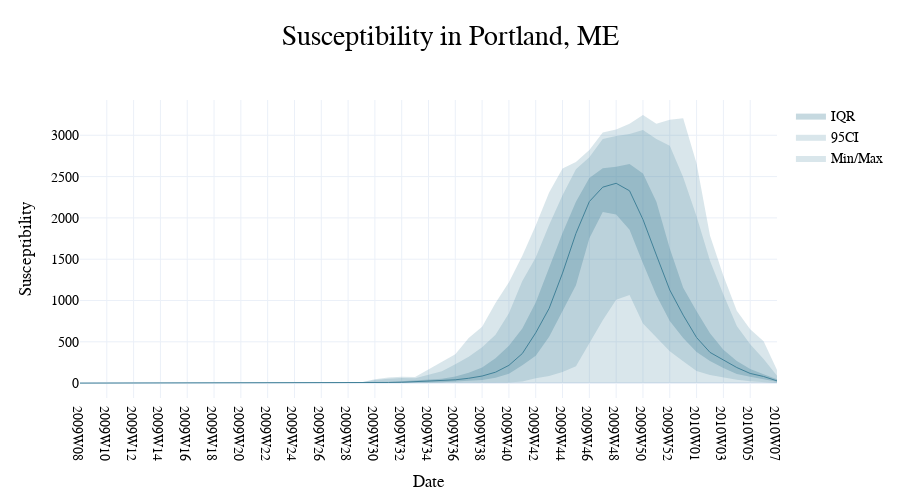

The cell this chart's notebook holds for it:
### Code cell
fig.update_layout(width=900, height=500, showlegend=True, font_family='PT Sans Narrow', title='Susceptibility in Portland, ME',)
fig.update_layout(showlegend=True)

### Figure 1 — Plotly figure (JSON) as saved in the notebook; plotly's stock layout.template omitted (floating-point values rounded to 4 significant figures; data arrays with more than 128 entries replaced by an {"elided": "..."} marker saying what was removed)
{"data": [{"legendgroup": "1", "line": {"width": 0}, "marker": {"color": "#444"}, "mode": "lines", "name": "Min/Max", "showlegend": false, "type": "scatter", "x": {"elided": "1968 str values"}, "y": {"elided": "1968 int values"}}, {"fill": "tonexty", "fillcolor": "rgba(66, 130, 153, 0.2)", "legendgroup": "1", "line": {"width": 0}, "marker": {"color": "#444"}, "mode": "lines", "name": "Min/Max", "showlegend": true, "type": "scatter", "x": {"elided": "1968 str values"}, "y": {"elided": "1968 int values"}}, {"legendgroup": "1", "line": {"width": 0}, "marker": {"color": "#444"}, "mode": "lines", "name": "95CI", "showlegend": false, "type": "scatter", "x": {"elided": "1968 str values"}, "y": {"elided": "1968 float values"}}, {"fill": "tonexty", "fillcolor": "rgba(66, 130, 153, 0.2)", "legendgroup": "1", "line": {"width": 0}, "marker": {"color": "#444"}, "mode": "lines", "name": "95CI", "showlegend": true, "type": "scatter", "x": {"elided": "1968 str values"}, "y": {"elided": "1968 float values"}}, {"legendgroup": "1", "line": {"width": 0}, "marker": {"color": "#444"}, "mode": "lines", "name": "IQR", "showlegend": false, "type": "scatter", "x": {"elided": "1968 str values"}, "y": {"elided": "1968 float values"}}, {"fill": "tonexty", "fillcolor": "rgba(66, 130, 153, 0.3)", "legendgroup": "1", "line": {"width": 0}, "marker": {"color": "#444"}, "mode": "lines", "name": "IQR", "showlegend": true, "type": "scatter", "x": {"elided": "1968 str values"}, "y": {"elided": "1968 float values"}}, {"legendgroup": "1", "line": {"width": 1}, "marker": {"color": "rgba(66, 130, 153, 1)"}, "mode": "lines", "name": "Median", "showlegend": false, "type": "scatter", "x": {"elided": "1968 str values"}, "y": {"elided": "1968 float values"}}], "layout": {"font": {"family": "PT Sans Narrow"}, "height": 500, "showlegend": true, "title": {"text": "Susceptibility in Portland, ME"}, "width": 900, "xaxis": {"autorange": true, "range": [0, 52], "title": {"text": "Date"}, "type": "category"}, "yaxis": {"autorange": true, "range": [-180.4, 3427.0], "title": {"text": "Susceptibility"}, "type": "linear"}}}
